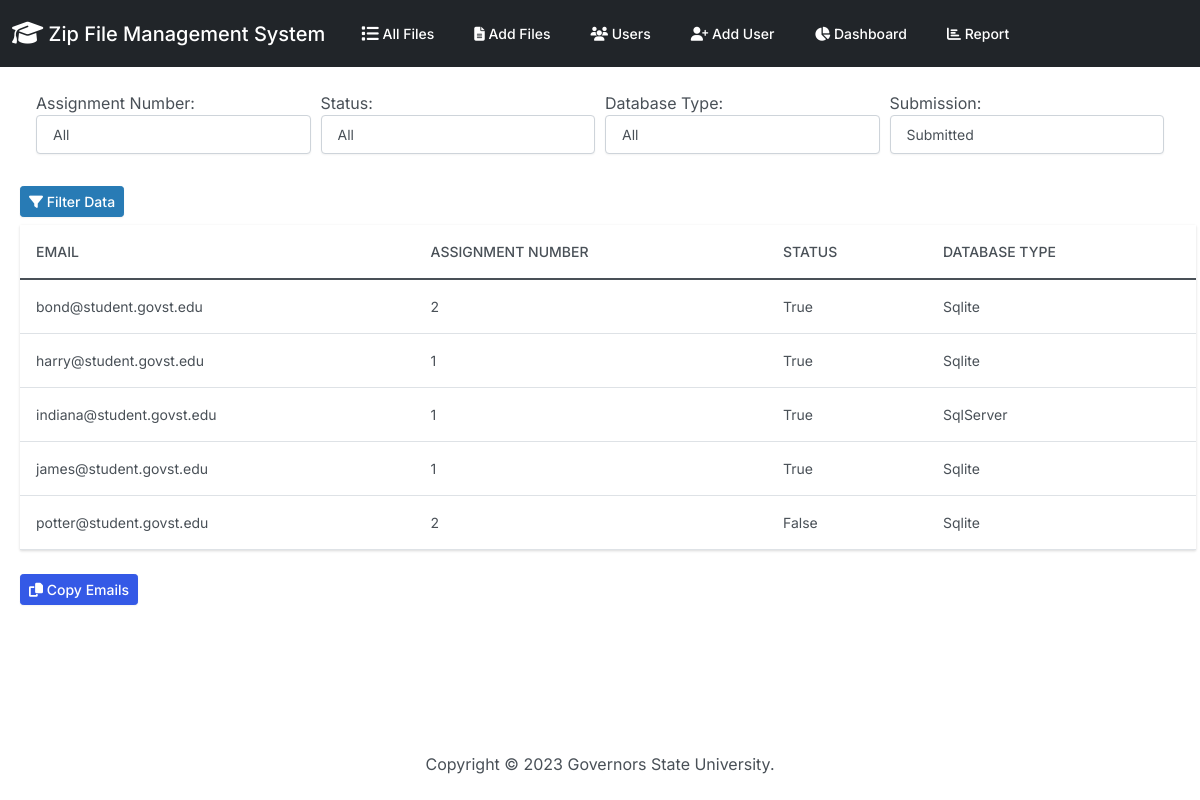
Before: /report/ with the older database file.
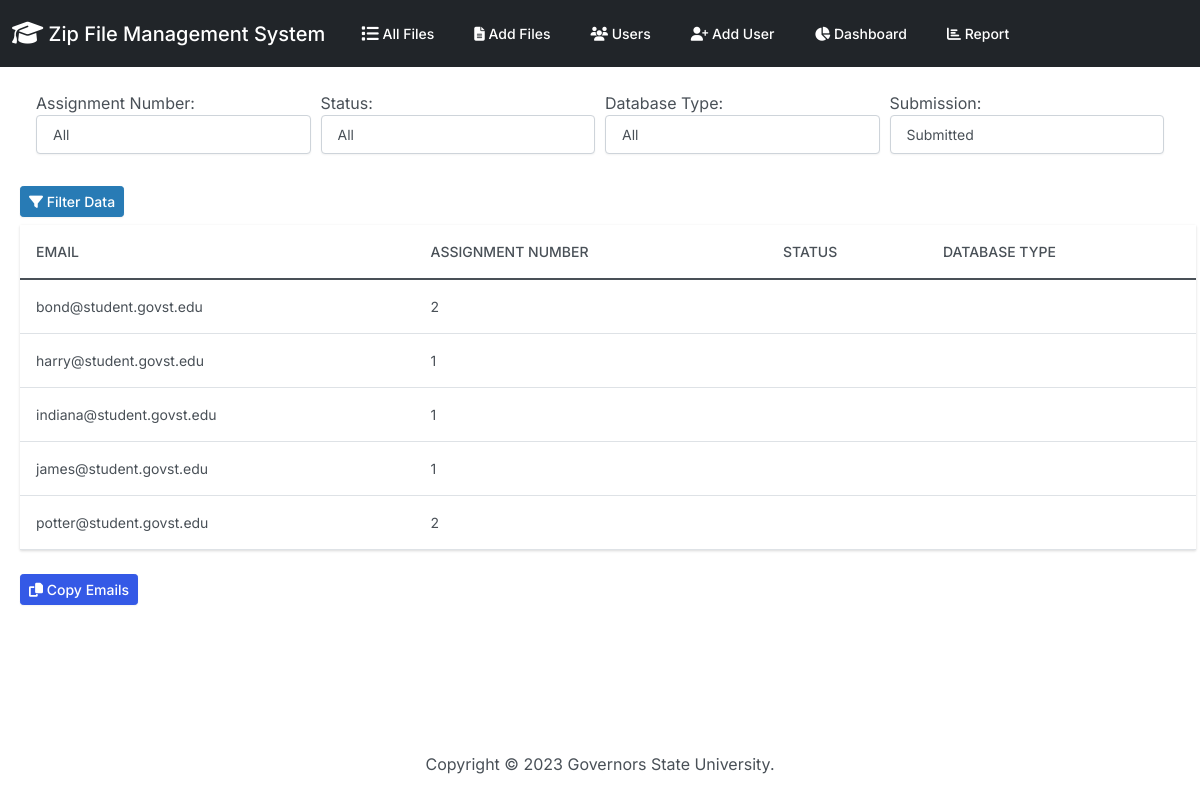
After: the same page with the newer database file.
### zipfiles/models.py (models this page shows, shortened)
class File_Results(models.Model):
    id_number = models.PositiveIntegerField(null=True)
    f_name = models.CharField(max_length=255, null=True)
    f_size = models.CharField(max_length=50, null=True)
    myfiles = models.FileField(upload_to="")
    user_name = models.ForeignKey(
        'UserNamesList',
        on_delete=models.CASCADE,
        db_column='user_name',
        default=None
    )
    db_name = models.CharField(max_length=50, null=True)
    db_type = models.CharField(max_length=50, null=True)
    is_build_succeeded = models.CharField(max_length=50, null=True)
    dotnet_version = models.CharField(max_length=20, null=True)
    error_details = models.TextField(null=True)
    assignment_number = models.IntegerField(null=True)
    folder_name = models.CharField(max_length=50, null=True)
    instruction_passed = models.CharField(max_length=50, null=True)

class UserNamesList(models.Model):
    user_name = models.CharField(
        primary_key=True,  # Set user_name as the primary key
        max_length=255,
        unique=True,
        validators=[
            MinLengthValidator(3, message='Username must have at least 3 characters.'),
        ]
    )
    email = models.EmailField()
    enable = models.BooleanField(default=True)
    updated_date = models.DateTimeField(default=timezone.now)
    class Meta:
        verbose_name_plural = 'UserNamesList'

### zipfiles/views.py (the view)
# urls.py: path('report/',views.report,name='report'),
def report(request):
    assignment_numbers = File_Results.objects.values_list('assignment_number', flat=True).distinct()
    database_types = File_Results.objects.values_list('db_type', flat=True).distinct()
    assignment_number = ''
    status = ''
    db_type = ''
    submission = 'Submitted'
    missing_user_names = []
    users = []
    if request.method == 'POST':
      submission = request.POST.get('submission')
      assignment_number = request.POST.get('assignment_number')
      status = request.POST.get('status')
      db_type = request.POST.get('db_type')
      filters = {}
      if assignment_number.isdigit():
        filters['assignment_number'] = int(assignment_number)
      if submission != 'Not Submitted':
        if status == 'Failed':
            filters['is_build_succeeded'] = 'False'
        elif status == 'Success':
            filters['is_build_succeeded'] = 'True'
        if db_type and db_type != "":
            filters['db_type'] = db_type
        users = File_Results.objects.filter(**filters)
      else:
        file_result_user_names = File_Results.objects.filter(**filters).values_list('user_name__user_name', flat=True).distinct()
        user_names_list = UserNamesList.objects.values_list('user_name', flat=True).distinct()
        missing_user_names = set(user_names_list) - set(file_result_user_names)
    else:
        users = File_Results.objects.all()
    context = {
      'users': users,
      'assignment_numbers': assignment_numbers,
      'database_types': database_types,
      'selected_assignment': '' if not assignment_number.isdigit() else int(assignment_number),
      'selected_status': status,
      'selected_db_type': db_type,
      'selected_submission': submission,
      'missing_user_names' : missing_user_names
    }
    return render(request, 'zipfiles/report.html', context)

### zipfiles/templates/zipfiles/report.html (shortened to what this page needs)
{% extends "zipfiles/base.html" %}
{% block body %}
<form method="POST" action="{% url 'report' %}">
    <div class="form-row mx-4 my-4">
        <div class="form-group col">
          <label for="assignment_number">Assignment Number:</label>
          <select class="form-control" id="assignment_number" name="assignment_number">
            <option value="">All</option>
          </select>
        </div>
        <div class="form-group col">
          <label for="status">Status:</label>
          <select class="form-control" id="status" name="status">
            <option value="">All</option>
          </select>
        </div>
        <div class="form-group col">
          <label for="db_type">Database Type:</label>
          <select class="form-control" id="db_type" name="db_type">
            <option value="">All</option>
          </select>
        </div>
        <div class="form-group col">
            <label for="submission">Submission:</label>
            <select class="form-control" id="submission" name="submission">
              <option value="Submitted" {% if selected_submission == 'Submitted' %}selected{% endif %}>Submitted</option>
            </select>
        </div>
      </div>
      <button type="submit" class="btn btn-sm btn-info m-2">
        <i class="fas fa-filter"></i> Filter Data
      </button>
  </form>
  {% if missing_user_names %}
    <div class="container mt-4">
      <h3>Emails of Missing User Names</h3>
      <table class="table">
        <thead>
          <tr>
            <th>Email</th>
          </tr>
        </thead>
        <tbody>
          {% for missing_user_name in missing_user_names %}
            <tr>
              <td>{{ missing_user_name }}</td>
            </tr>
          {% empty %}
            <tr>
              <td colspan="1">No missing emails found.</td>
            </tr>
          {% endfor %}
        </tbody>
      </table>
      {% if missing_user_names %}
      <button type="button" class="btn btn-sm btn-primary" id="copy-missing-emails">
        <i class="fas fa-copy"></i> Copy Emails
      </button>
      {% endif %}
    </div>
  {% else %}
    <table class="table mx-2">
      <thead>
        <tr>
          <th>Email</th>
          <th>Assignment Number</th>
          <th>Status</th>
          <th>Database Type</th>
        </tr>
      </thead>
      <tbody>
        {% for user in users %}
          <tr>
            <td>{{ user.user_name.email|default:"" }}</td>
            <td>{{ user.assignment_number|default:"" }}</td>
            <td>{{ user.is_build_succeeded|default:"" }}</td>
            <td>{{ user.db_type|default:"" }}</td>
          </tr>
        {% empty %}
          <tr>
            <td colspan="4">No users found.</td>
          </tr>
        {% endfor %}
      </tbody>
    </table>
    {% if users %}
    <button type="button" class="btn btn-sm btn-primary m-2" id="copy-emails">
      <i class="fas fa-copy"></i> Copy Emails
    </button>
    {% endif %}
  {% endif %}
{% endblock %}

Changed rows visible on the page:
changed File_Results "bond@student.govst.edu": is_build_succeeded "True" → (not shown); db_type "Sqlite" → (not shown)
changed File_Results "harry@student.govst.edu": is_build_succeeded "True" → (not shown); db_type "Sqlite" → (not shown)
changed File_Results "indiana@student.govst.edu": is_build_succeeded "True" → (not shown); db_type "SqlServer" → (not shown)
changed File_Results "james@student.govst.edu": is_build_succeeded "True" → (not shown); db_type "Sqlite" → (not shown)
changed File_Results "potter@student.govst.edu": is_build_succeeded "False" → (not shown); db_type "Sqlite" → (not shown)
